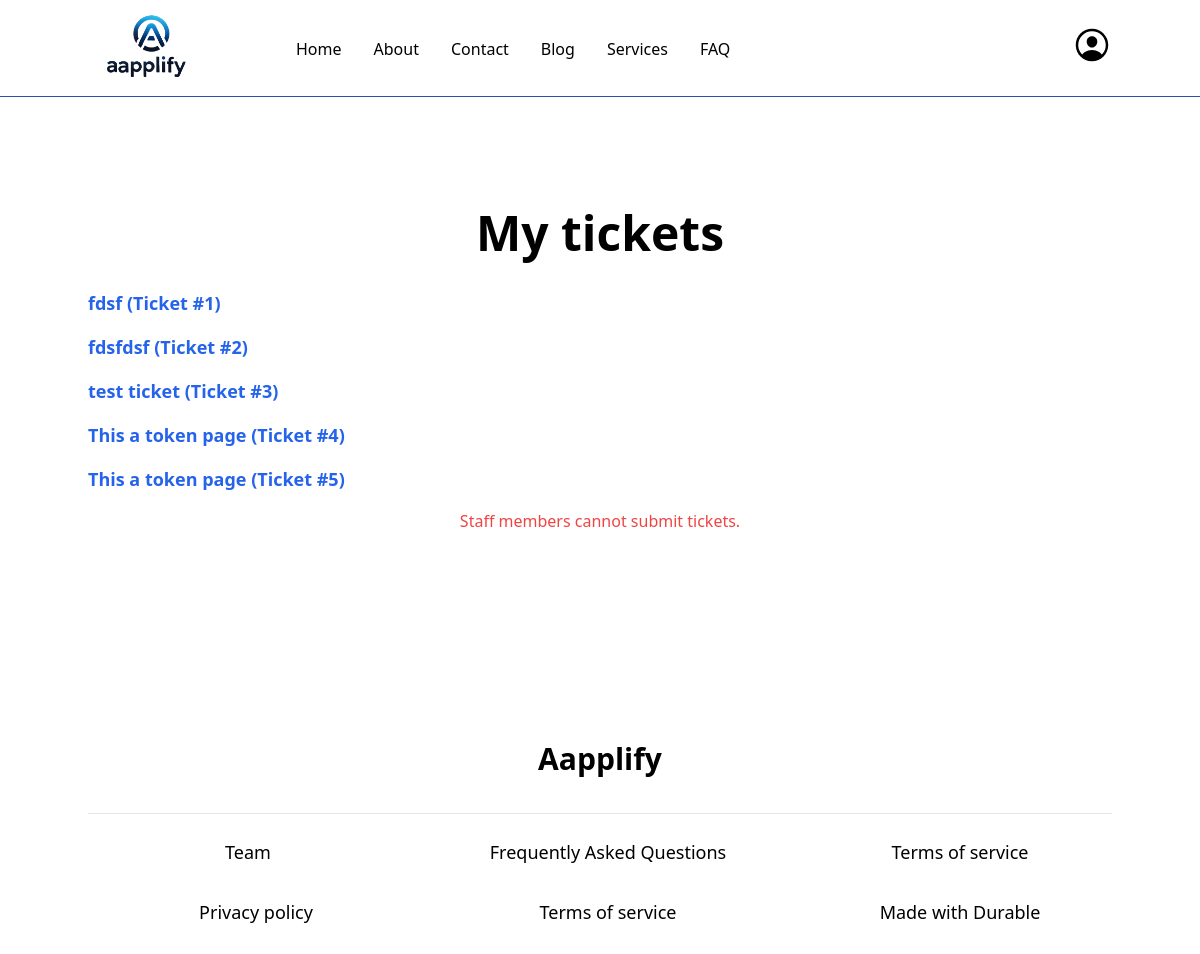
Before: /token/ (signed in) with the older database file.
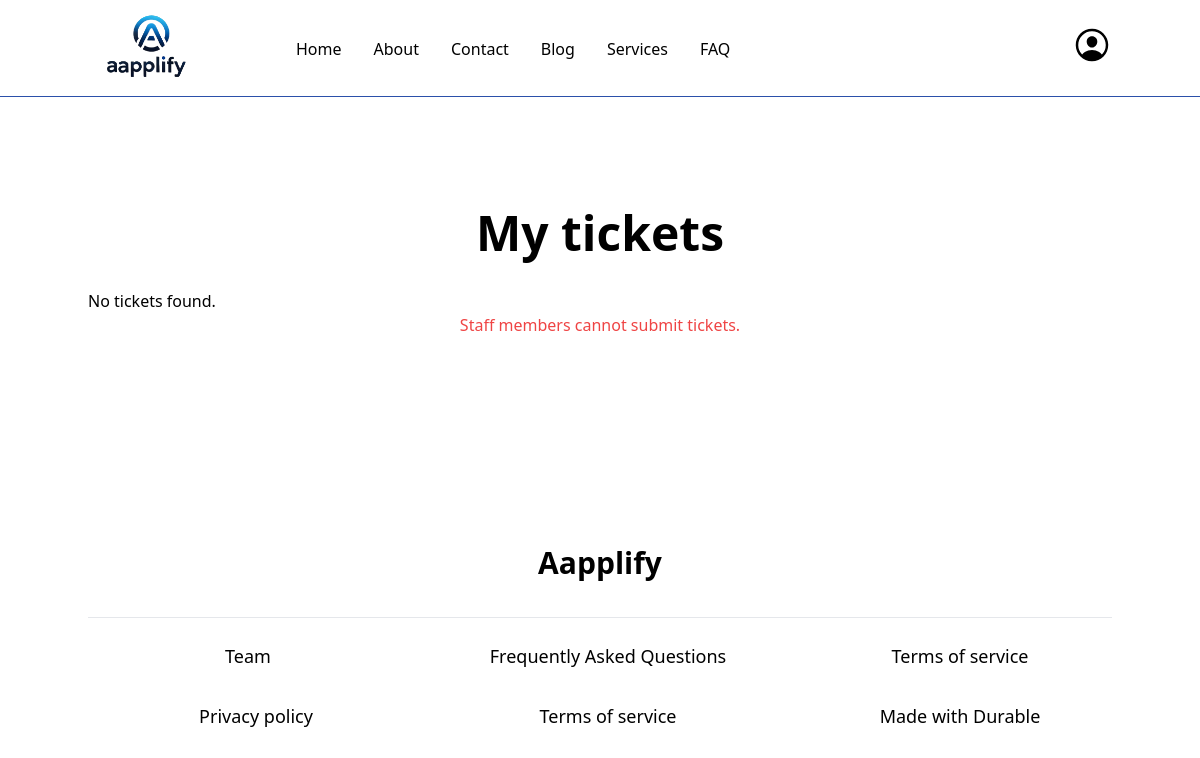
After: the same page with the newer database file.
### mainapp/models.py (models this page shows, shortened)
class Ticket(BaseModel):
    subject = models.CharField(_("Subject"), max_length=255)
    staff = models.ForeignKey('authentication.User', on_delete=models.CASCADE, related_name='staffs', null=True, blank=True)
    user = models.ForeignKey('authentication.User', on_delete=models.CASCADE, related_name="users", null=True, blank=True)
    class Meta:
        verbose_name = _("Ticket")
        verbose_name_plural = _("Tickets")

### mainapp/views.py (the view, shortened to what this page needs)
# urls.py: path('token/', TokenView.as_view(), name='main_token'),
class TokenView(View):
    def get(self, request):
        if request.user.is_staff:
            tickets = Ticket.objects.all()
        else:
            tickets = Ticket.objects.filter(user=request.user)
        form = TicketForm()
        return render(request, 'pages/token.html', context={"form": form, "tickets": tickets})

### templates/pages/token.html (shortened to what this page needs)
{% extends "mainbase.html" %}
{% load static %}
{% block content %}
    <section class="py-28 flex flex-col items-center justify-center container">
        <h2 class="text-5xl font-bold text-center mb-8">My tickets</h2>
        <div class="w-full">
            {% if tickets %}
                <ul class="list-none">
                    {% for ticket in tickets %}
                        <li class="mb-4">
                            <a href="{% url 'ticket_detail' ticket.pk %}" class="text-lg font-semibold text-blue-600">
                                {{ ticket.subject }} (Ticket #{{ ticket.pk }})
                            </a>
                        </li>
                    {% endfor %}
                </ul>
            {% else %}
                <p>No tickets found.</p>
            {% endif %}
        </div>
        {% if not request.user.is_staff %}
        <h2 class="text-5xl font-bold text-center mb-8">Submit Ticket</h2>
        <form method="POST" enctype="multipart/form-data" class="container grid gap-5">
            {% csrf_token %}
            {% if form.non_field_errors %}
                <div class="alert alert-danger">
                    {{ form.non_field_errors }}
                </div>
            {% endif %}
            {{ form.as_p }}
            <button class="bg-blue-700 py-4 rounded-md text-xl text-white" type="submit">Submit</button>
        </form>
    {% else %}
        <p class="text-center text-red-500">Staff members cannot submit tickets.</p>
    {% endif %}
    </section>
{% endblock content %}

Changed rows visible on the page:
removed Ticket: subject "fdsf", pk "1"
removed Ticket: subject "fdsfdsf", pk "2"
removed Ticket: subject "test ticket", pk "3"
removed Ticket: subject "This a token page", pk "4"
removed Ticket: subject "This a token page", pk "5"
Other visible differences:
text now shown: "No tickets found."
